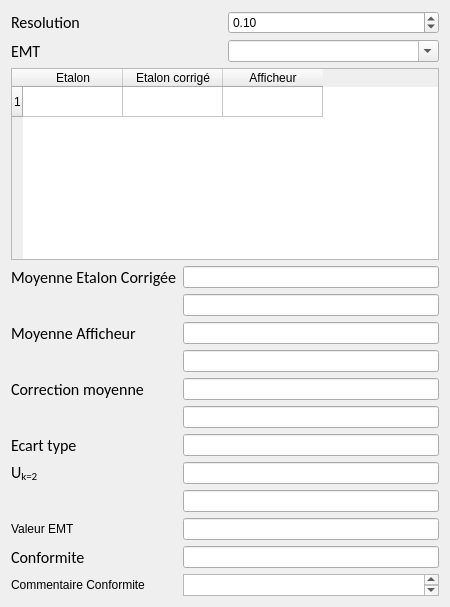
      <widget class="QWidget" name="tab_4">
       <property name="font">
        <font>
         <weight>50</weight>
         <bold>false</bold>
        </font>
       </property>
       <attribute name="title">
        <string>Pt_3</string>
       </attribute>
       <layout class="QGridLayout" name="gridLayout_6">
        <item row="0" column="0">
         <layout class="QVBoxLayout" name="verticalLayout_5">
          <item>
           <layout class="QVBoxLayout" name="verticalLayout_6">
            <item>
             <layout class="QHBoxLayout" name="horizontalLayout_6">
              <item>
               <widget class="QLabel" name="label_22">
                <property name="font">
                 <font>
                  <family>Calibri</family>
                  <pointsize>12</pointsize>
                 </font>
                </property>
                <property name="text">
                 <string>Resolution</string>
                </property>
               </widget>
              </item>
              <item>
               <widget class="QDoubleSpinBox" name="doubleSpinBox_resolution_3">
                <property name="sizePolicy">
                 <sizepolicy hsizetype="Minimum" vsizetype="Fixed">
                  <horstretch>0</horstretch>
                  <verstretch>0</verstretch>
                 </sizepolicy>
                </property>
                <property name="maximum">
                 <double>2.000000000000000</double>
                </property>
                <property name="singleStep">
                 <double>0.100000000000000</double>
                </property>
                <property name="value">
                 <double>0.100000000000000</double>
                </property>
               </widget>
              </item>
             </layout>
            </item>
            <item>
             <layout class="QHBoxLayout" name="horizontalLayout_7">
              <item>
               <widget class="QLabel" name="label_23">
                <property name="font">
                 <font>
                  <family>Calibri</family>
                  <pointsize>12</pointsize>
                 </font>
                </property>
                <property name="text">
                 <string>EMT</string>
                </property>
               </widget>
              </item>
              <item>
               <widget class="QComboBox" name="comboBox_EMT_3">
                <property name="editable">
                 <bool>true</bool>
                </property>
               </widget>
              </item>
             </layout>
            </item>
           </layout>
          </item>
          <item>
           <widget class="QTableWidget" name="tableWidget_3">
            <row>
             <property name="text">
              <string>1</string>
             </property>
            </row>
            <column>
             <property name="text">
              <string>Etalon</string>
             </property>
            </column>
            <column>
             <property name="text">
              <string>Etalon corrigé</string>
             </property>
            </column>
            <column>
             <property name="text">
              <string>Afficheur</string>
             </property>
            </column>
           </widget>
          </item>
          <item>
           <layout class="QFormLayout" name="formLayout_4">
            <item row="0" column="0">
             <widget class="QLabel" name="label_24">
              <property name="font">
               <font>
                <family>Calibri</family>
                <pointsize>12</pointsize>
               </font>
              </property>
              <property name="text">
               <string>Moyenne Etalon Corrigée</string>
              </property>
             </widget>
            </item>
            <item row="0" column="1">
             <widget class="QLineEdit" name="lineEdit_moyenne_etalon_3"/>
            </item>
            <item row="2" column="0">
             <widget class="QLabel" name="label_25">
              <property name="font">
               <font>
                <family>Calibri</family>
                <pointsize>12</pointsize>
               </font>
              </property>
              <property name="text">
               <string>Moyenne Afficheur</string>
              </property>
             </widget>
            </item>
            <item row="2" column="1">
             <widget class="QLineEdit" name="lineEdit_moyenne_afficheur_3"/>
            </item>
            <item row="4" column="0">
             <widget class="QLabel" name="label_26">
              <property name="font">
               <font>
                <family>Calibri</family>
                <pointsize>12</pointsize>
               </font>
              </property>
              <property name="text">
               <string>Correction moyenne</string>
              </property>
             </widget>
            </item>
            <item row="4" column="1">
             <widget class="QLineEdit" name="lineEdit_correction_3"/>
            </item>
            <item row="6" column="0">
             <widget class="QLabel" name="label_27">
              <property name="font">
               <font>
                <family>Calibri</family>
                <pointsize>12</pointsize>
               </font>
              </property>
              <property name="text">
               <string>Ecart type</string>
              </property>
             </widget>
            </item>
            <item row="6" column="1">
             <widget class="QLineEdit" name="lineEdit_ecartype_3"/>
            </item>
            <item row="7" column="0">
             <widget class="QLabel" name="label_28">
              <property name="font">
               <font>
                <family>Calibri</family>
                <pointsize>12</pointsize>
               </font>
              </property>
              <property name="text">
               <string>&lt;html&gt;&lt;head/&gt;&lt;body&gt;&lt;p&gt;U&lt;span style=&quot; vertical-align:sub;&quot;&gt;k=2&lt;/span&gt;&lt;/p&gt;&lt;/body&gt;&lt;/html&gt;</string>
              </property>
             </widget>
            </item>
            <item row="7" column="1">
             <widget class="QLineEdit" name="lineEdit_incertitude_3"/>
            </item>
            <item row="10" column="0">
             <widget class="QLabel" name="label_29">
              <property name="font">
               <font>
                <family>Calibri</family>
                <pointsize>12</pointsize>
               </font>
              </property>
              <property name="text">
               <string>Conformite</string>
              </property>
             </widget>
            </item>
            <item row="10" column="1">
             <widget class="QLineEdit" name="lineEdit_conformite_3"/>
            </item>
            <item row="1" column="1">
             <widget class="QLineEdit" name="lineEdit_moyenne_etalon_3_arrondie"/>
            </item>
            <item row="3" column="1">
             <widget class="QLineEdit" name="lineEdit_moyenne_afficheur_3_arrondie"/>
            </item>
            <item row="5" column="1">
             <widget class="QLineEdit" name="lineEdit_correction_3_arrondie"/>
            </item>
            <item row="8" column="1">
             <widget class="QLineEdit" name="lineEdit_incertitude_3_arrondie"/>
            </item>
            <item row="11" column="0">
             <widget class="QLabel" name="label_42">
              <property name="text">
               <string>Commentaire Conformite</string>
              </property>
             </widget>
            </item>
            <item row="11" column="1">
             <widget class="QTextEdit" name="textEdit_commentaire_conformite_3">
              <property name="maximumSize">
               <size>
                <width>16777215</width>
                <height>22</height>
               </size>
              </property>
             </widget>
            </item>
            <item row="9" column="0">
             <widget class="QLabel" name="label_46">
              <property name="text">
               <string>Valeur EMT</string>
              </property>
             </widget>
            </item>
            <item row="9" column="1">
             <widget class="QLineEdit" name="lineEdit_valeur_emt_3"/>
            </item>
           </layout>
          </item>
         </layout>
        </item>
       </layout>
      </widget>
